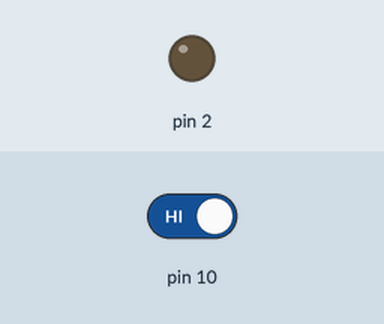
The sketch below on a simulated Arduino Uno, built with avr-gcc and run on an emulated ATmega328P. On the bench: output pins drawn as LEDs (lit = HIGH). Dashed ring = blinking. The test bench sets the inputs (shaded band); at power-on: pin 10 HIGH.

Above: at 1.2 s.
1.3 s: pin 10 driven LOW
At 1.43 s:
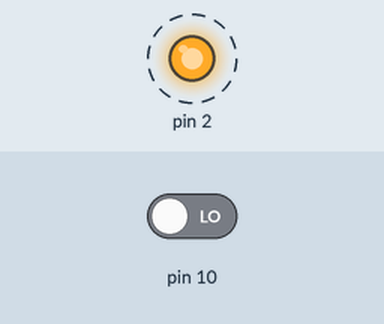
Timing chart, 0 to 10.3 s (numbered marks = the images above; inputs shaded):
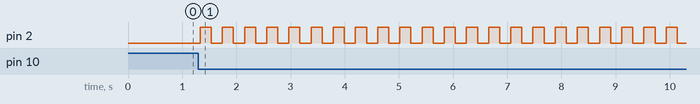

Measured:
- after the input at 1.3 s, pin 2: alternates HIGH for 0.20 s and LOW for 0.20 s, starting at once

The sketch:

lab4_ex1.ino
```cpp
#include "Timer.h"


enum SM1_STATES { SM1_SMStart, SM1_init, SM1_off, SM1_waitOn1, SM1_on1, SM1_waitOn2, SM1_on2, SM1_waitOff } SM1_STATE;
unsigned char i = 0;
unsigned char lightOn = 0;
void Tick_LoHi() {
   switch (SM1_STATE) {
      case SM1_SMStart:
            SM1_STATE = SM1_init;
         break;
      case SM1_init:
            SM1_STATE = SM1_off;
         break;
      case SM1_off:
        i=0;
         if (!digitalRead(10)) {
            SM1_STATE = SM1_off;
         }
         else if (digitalRead(10)) {
            SM1_STATE = SM1_waitOn1;
         }
         break;
      case SM1_waitOn1:
         if (digitalRead(10)) {
            SM1_STATE = SM1_waitOn1;
         }
         else if (!digitalRead(10)) {
            SM1_STATE = SM1_on1;
         }
         break;
      case SM1_on1:
         if (!digitalRead(10)) {
            SM1_STATE = SM1_on1;
         }
         else if (digitalRead(10)) {
            SM1_STATE = SM1_waitOn2;
         }
         break;
      case SM1_waitOn2:
         if (digitalRead(10)) {
            SM1_STATE = SM1_waitOn2;
         }
         else if (!digitalRead(10)) {
            SM1_STATE = SM1_on2;
         }
         break;
      case SM1_on2:
         if (!digitalRead(10)) {
            SM1_STATE = SM1_on2;
         }
         else if (digitalRead(10)) {
            SM1_STATE = SM1_waitOff;
         }
         break;
      case SM1_waitOff:
         if (digitalRead(10)) {
            SM1_STATE = SM1_waitOff;
         }
         else if (!digitalRead(10)) {
            SM1_STATE = SM1_off;
         }
         break;
      default:
         SM1_STATE = SM1_init;
         break;
   }
   switch (SM1_STATE) {
      case SM1_SMStart:
        //  Serial.print("state: start\n");
         break;
      case SM1_init:
        //  Serial.print("state: init\n");
         digitalWrite(2,LOW);
         break;
      case SM1_off:
          // Serial.print("state: off\n");
         digitalWrite(2,LOW);
         break;
      case SM1_waitOn1:
         break;
      case SM1_on1:
        // Serial.print("state: on1\n");
        // Serial.print(i);
         if (i%4==0 || i%4==1)
         {
            digitalWrite(2,HIGH);
            // Serial.print("on1   turn on\n");
           lightOn = 1;
           i++;
         }
         else
         {
            digitalWrite(2,LOW);
            // Serial.print("on1   turn off\n");
           lightOn = 0;
           i++;
         }
         break;
      case SM1_waitOn2:
         if (i%4==0 || i%4==1)
         {
            digitalWrite(2,HIGH);
            // Serial.print("on1   turn on\n");
           lightOn = 1;
           i++;
         }
         else
         {
            digitalWrite(2,LOW);
            Serial.print("on1   turn off\n");
           lightOn = 0;
           i++;
         }
         break;
      case SM1_on2:
         if (!lightOn)
         {
           digitalWrite(2,HIGH);
           lightOn = 1;
         }
         else
         {
           digitalWrite(2,LOW);
           lightOn = 0;
         }
         break;
      case SM1_waitOff:
         if (!lightOn)
         {
           digitalWrite(2,HIGH);
           lightOn = 1;
         }
         else
         {
           digitalWrite(2,LOW);
           lightOn = 0;
         }
         break;
   }
}

void setup()
{
  pinMode(10, INPUT);
  pinMode(2, OUTPUT);
  TimerSet(100); //this value (100) is the period in ms
  TimerOn();
  // Serial.begin(9600);
}

void loop()
{

  Tick_LoHi();
  while(!TimerFlag){}
  TimerFlag = 0;
}
```

Timer.h
```cpp
// Permission to copy is granted provided that this header remains intact.
// This software is provided with no warranties.

////////////////////////////////////////////////////////////////////////////////

#ifndef Timer
#define Timer

#include "Arduino.h"

volatile unsigned char TimerFlag = 0; // TimerISR() sets this to 1. C programmer should clear to 0.

// Internal variables for mapping AVR's ISR to our cleaner TimerISR model.
unsigned long _avr_timer_M = 1; // Start count from here, down to 0. Default 1ms
unsigned long _avr_timer_cntcurr = 0; // Current internal count of 1ms ticks

// Set TimerISR() to tick every M ms
void TimerSet(unsigned long M) {
	_avr_timer_M = M;
	_avr_timer_cntcurr = _avr_timer_M;
}

void TimerOn() {
	// AVR timer/counter controller register TCCR1
  TCCR1B 	= 0x0B;	// bit3 = 1: CTC mode (clear timer on compare)
					// bit2bit1bit0=011: prescaler /64
					// 00001011: 0x0B
					// SO, 16 MHz clock or 16,000,000 /64 = 250,000 ticks/s
					// Thus, TCNT1 register will count at 250,000 ticks/s
          // FOR MICROSECONDS:
          // bit3 = 1: CTC mode (clear timer on compare)
					// bit2bit1bit0=010: prescaler /64
					// 00001011: 0x0A
					// SO, 16 MHz clock or 16,000,000 /8 = 2,000,000 ticks/s
					// Thus, TCNT1 register will count at 2,000,000 ticks/s

	// AVR output compare register OCR1A.
	OCR1A 	= 250;	// Timer interrupt will be generated when TCNT1==OCR1A
					// We want a 1 ms tick. 0.001 s * 250,000 ticks/s = 250
					// So when TCNT1 register equals 250,
					// 1 ms has passed. Thus, we compare to 250.
					// AVR timer interrupt mask register
          // FOR MICROSECONDS:
          // Timer interrupt will be generated when TCNT1==OCR1A
					// We want a 1 us tick. 0.000001 s * 2,000,000 ticks/s = 2
					// So when TCNT1 register equals 2,
					// 1 us has passed. Thus, we compare to 2.
					// AVR timer interrupt mask register

	TIMSK1 	= 0x02; // bit1: OCIE1A -- enables compare match interrupt

	//Initialize avr counter
	TCNT1 = 0;

	// TimerISR will be called every _avr_timer_cntcurr milliseconds
	_avr_timer_cntcurr = _avr_timer_M;

	//Enable global interrupts
	SREG |= 0x80;	// 0x80: 1000000
}

void TimerOff() {
	TCCR1B 	= 0x00; // bit3bit2bit1bit0=0000: timer off
}

void TimerISR() {
	TimerFlag = 1;
}

// In our approach, the C programmer does not touch this ISR, but rather TimerISR()
ISR(TIMER1_COMPA_vect)
{
	// CPU automatically calls when TCNT0 == OCR0 (every 1 ms per TimerOn settings)
	_avr_timer_cntcurr--; 			// Count down to 0 rather than up to TOP
	if (_avr_timer_cntcurr == 0) { 	// results in a more efficient compare
		TimerISR(); 				// Call the ISR that the user uses
		_avr_timer_cntcurr = _avr_timer_M;
	}
}

#endif //Timer
```
